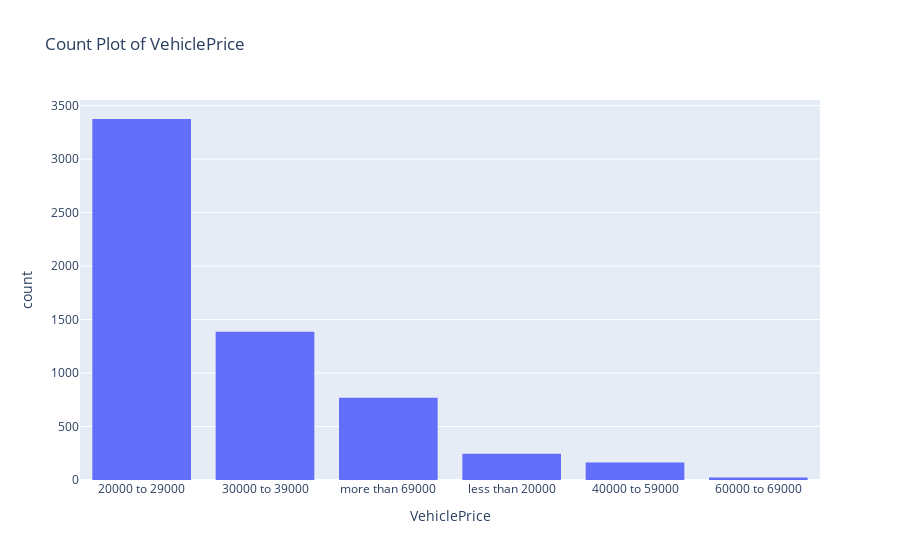

Notebook code cell kept with this figure:
### Code cell
# 충돌나면 상대방 차, 물건에 관해서만 보험 적용.
# 커버범위, 보험금 작음
# 따라서 저렴한 편의 차가 주로 가입함

plot_count_plot(collision, 'VehiclePrice')

### Figure 1 — Plotly figure (JSON) as saved in the notebook; plotly's stock layout.template omitted (floating-point values rounded to 4 significant figures; data arrays with more than 128 entries replaced by an {"elided": "..."} marker saying what was removed)
{"data": [{"alignmentgroup": "True", "bingroup": "x", "hovertemplate": "VehiclePrice=%{x}<br>count=%{y}<extra></extra>", "legendgroup": "", "marker": {"color": "#636efa", "pattern": {"shape": ""}}, "name": "", "offsetgroup": "", "orientation": "v", "showlegend": false, "type": "histogram", "x": {"elided": "5962 str values"}, "xaxis": "x", "yaxis": "y"}], "layout": {"barmode": "relative", "legend": {"tracegroupgap": 0}, "title": {"text": "Count Plot of VehiclePrice"}, "xaxis": {"anchor": "y", "categoryarray": ["20000 to 29000", "30000 to 39000", "more than 69000", "less than 20000", "40000 to 59000", "60000 to 69000"], "categoryorder": "array", "domain": [0, 1], "title": {"text": "VehiclePrice"}}, "yaxis": {"anchor": "x", "domain": [0, 1], "title": {"text": "count"}}}}
